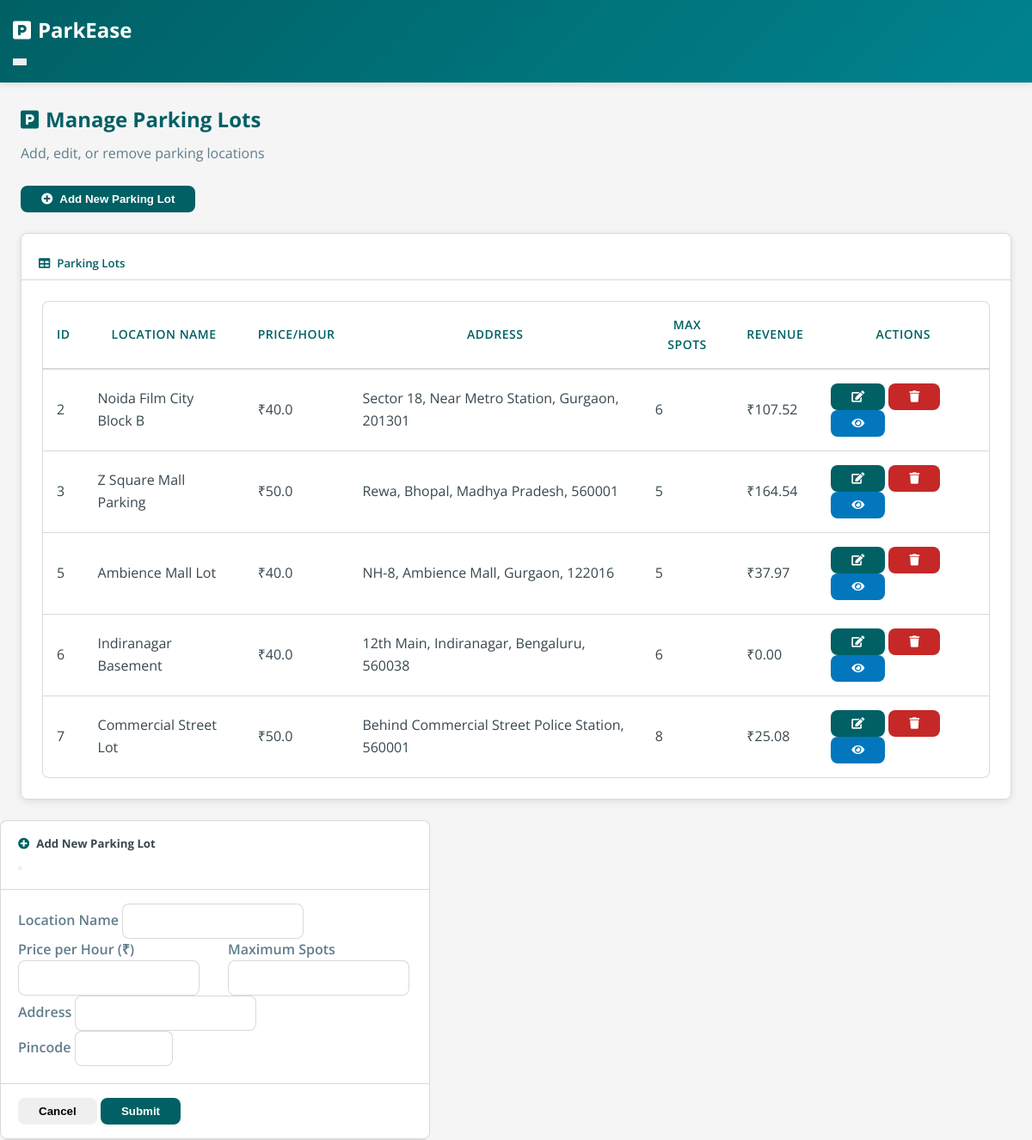
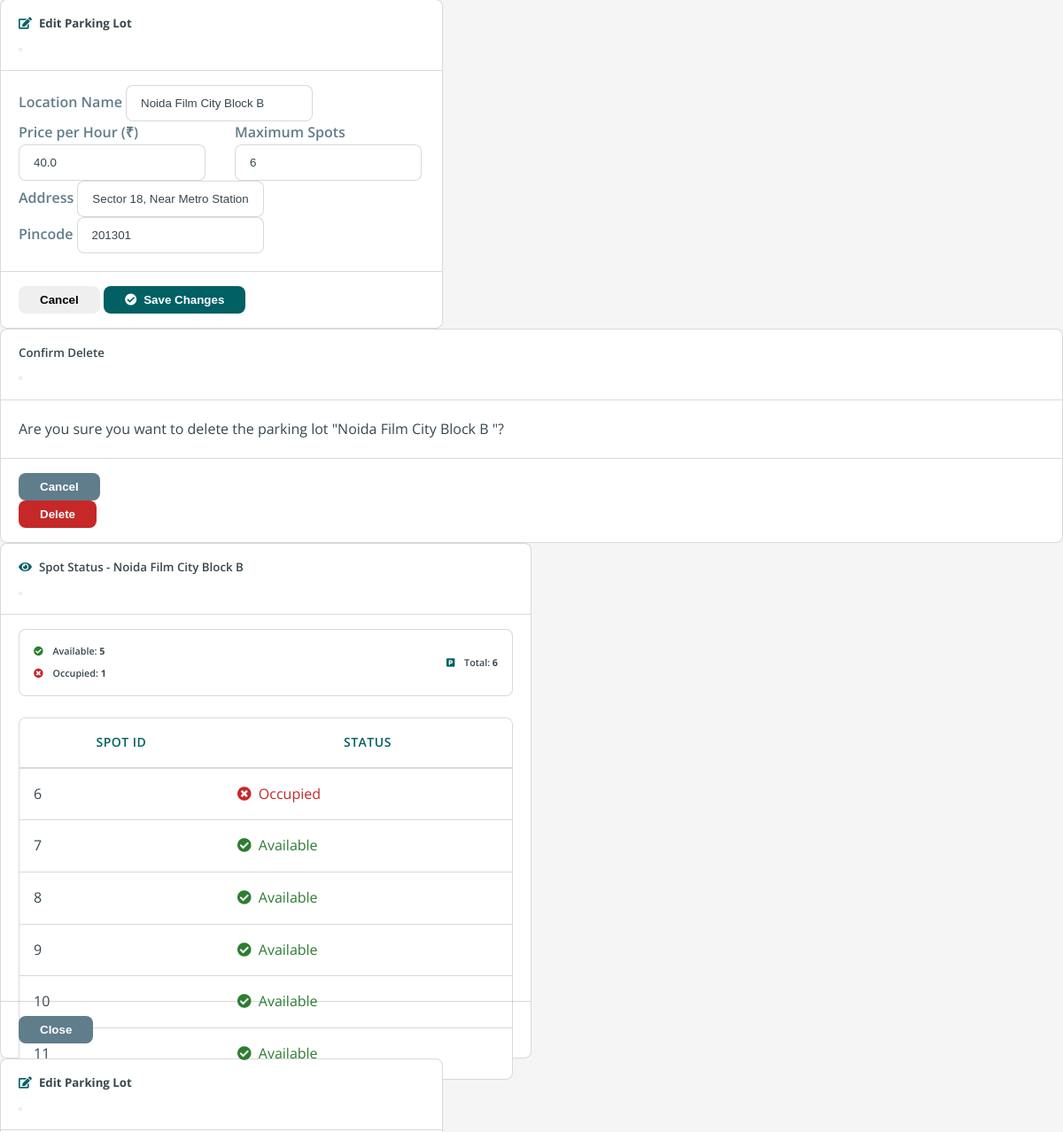
/admin/parking_lots (signed in, upper part), run on an earlier commit of the app's database (2 pictures, top to bottom).
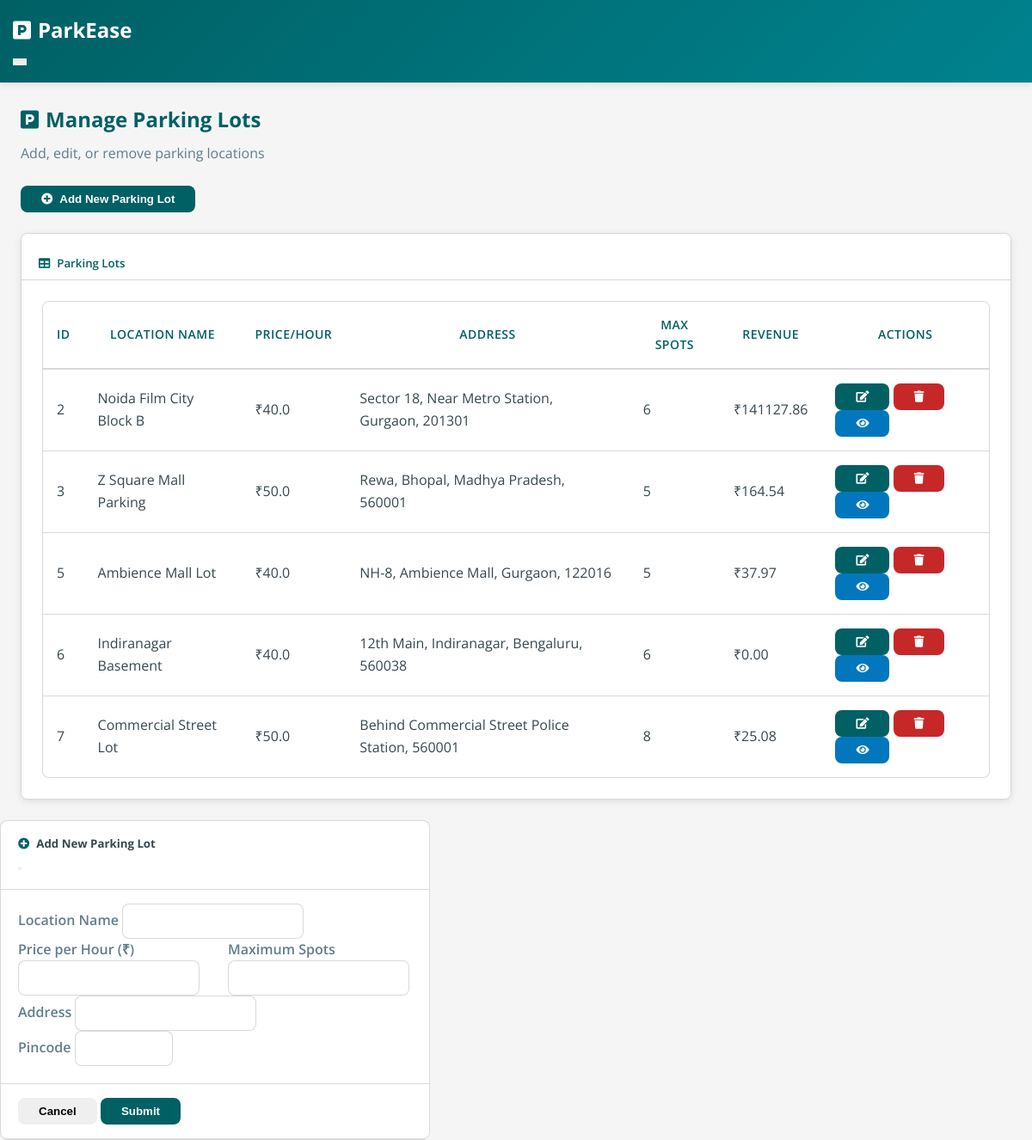
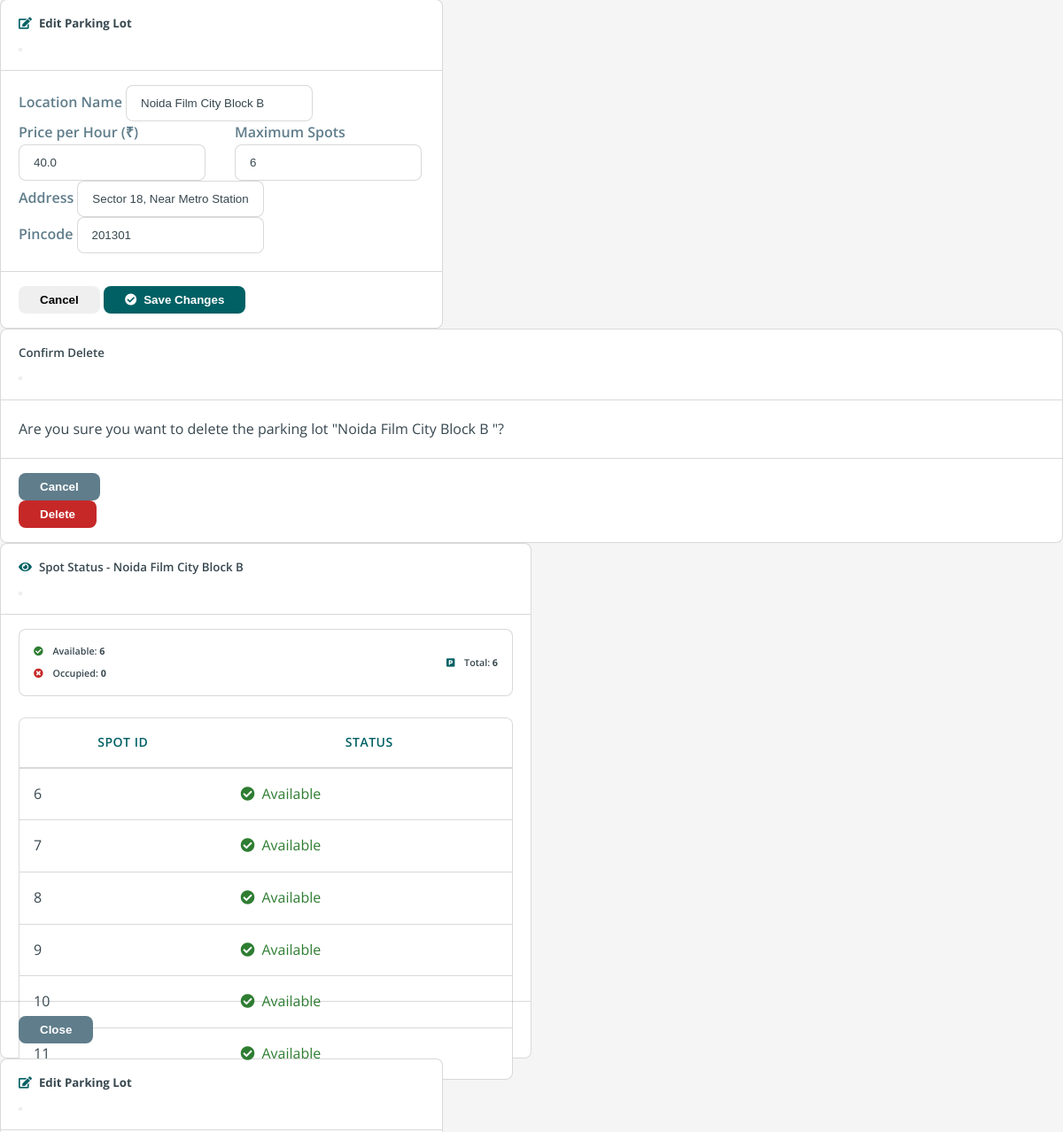
And on a later commit of the database (2 pictures, top to bottom).
### models.py (models this page shows, shortened)
class ParkingLot(db.Model):
    __tablename__ = 'parking_lots'
    id = db.Column(db.Integer, primary_key=True)
    prime_location_name = db.Column(db.String(100), nullable=False)
    price = db.Column(db.Float, nullable=False)  # Price per hour
    address = db.Column(db.String(200), nullable=False)
    pincode = db.Column(db.Integer, nullable=False)
    max_spots = db.Column(db.Integer, nullable=False)
    created_at = db.Column(db.DateTime, default=datetime.utcnow)
    spots = db.relationship('ParkingSpot', backref='parking_lot', lazy=True, cascade='all, delete-orphan')

class ParkingSpot(db.Model):
    __tablename__ = 'parking_spots'
    id = db.Column(db.Integer, primary_key=True)
    lot_id = db.Column(db.Integer, db.ForeignKey('parking_lots.id'), nullable=False)
    status = db.Column(db.String(1), nullable=False, default='A')  # A = Available, O = Occupied
    reservations = db.relationship('Reservation', backref='parking_spot', lazy=True)

### routes/admin/parking_lots.py (the view, shortened to what this page needs)
@admin_bp.route('/parking_lots', methods=['GET', 'POST'])
@login_required
def admin_parking_lots():
    if session.get('user_type') != 'admin':
        flash('Access denied', 'danger')
        return redirect(url_for('main.index'))
    form = ParkingLotForm()
    parking_lots_query = db.session.query(
        ParkingLot, func.count(ParkingSpot.id).label('total_spots'),
        func.sum(case((ParkingSpot.status == 'O', 1), else_=0)).label('occupied_spots')
    ).outerjoin(
        ParkingSpot, ParkingLot.id == ParkingSpot.lot_id
    ).group_by(
        ParkingLot.id
    ).all()
    parking_lots = [lot for lot, _, _ in parking_lots_query]
    lot_revenues = {}
    for lot in parking_lots:
        revenue = db.session.query(func.sum(ParkingSpot.reservations.property.mapper.class_.parking_cost)).join(ParkingSpot).filter(ParkingSpot.lot_id == lot.id).scalar() or 0
        lot_revenues[lot.id] = revenue
    return render_template('admin/admin_parking_lots.html', form=form, parking_lots=parking_lots, lot_revenues=lot_revenues)

### forms.py
class ParkingLotForm(FlaskForm):
    prime_location_name = StringField('Location Name', validators=[DataRequired()])
    price = FloatField('Price per Hour', validators=[DataRequired(), NumberRange(min=0.1)])
    address = StringField('Address', validators=[DataRequired()])
    pincode = IntegerField('Pincode', validators=[
        DataRequired(),
        NumberRange(min=100000, max=999999, message='Pincode must be a 6-digit number')
    ])
    max_spots = IntegerField('Maximum Spots', validators=[DataRequired(), NumberRange(min=1)])
    submit = SubmitField('Submit')

### app.py (called while the page is built)
@login_manager.user_loader
def load_user(user_id):
    if session.get('user_type') == 'admin':
        return Admin.query.get(int(user_id))
    return User.query.get(int(user_id))

### templates/admin/admin_parking_lots.html (shortened to what the changed rows need)
{% extends 'main/base.html' %}
{% block content %}
<div class="container-fluid px-4 px-md-5 py-4">
    <div class="row mb-4">
        <div class="col-12">
            <h2 class="fw-bold mb-2" style="color: var(--primary-color);">
                <i class="fas fa-parking me-2"></i>Manage Parking Lots
            </h2>
        </div>
    </div>
    <div class="row">
        <div class="col-12">
            <div class="card bg-white rounded shadow">
                <div class="card-body p-4">
                    <div class="table-responsive">
                        <table class="table admin-table" id="dataTable" width="100%" cellspacing="0">
                            <thead>
                                <tr>
                                    <th class="">ID</th>
                                    <th class="">Location Name</th>
                                    <th class="">Price/Hour</th>
                                    <th class="">Address</th>
                                    <th class="">Max Spots</th>
                                    <th class="">Revenue</th>
                                    <th class="">Actions</th>
                                </tr>
                            </thead>
                            <tbody>
                                {% for lot in parking_lots %}
                                <tr>
                                    <td class="">{{ lot.id }}</td>
                                    <td class="">{{ lot.prime_location_name }}</td>
                                    <td class="">₹{{ lot.price }}</td>
                                    <td class="">{{ lot.address }}, {{ lot.pincode }}</td>
                                    <td class="">{{ lot.max_spots }}</td>
                                    <td class="">₹{{ '%.2f' % lot_revenues[lot.id] }}</td>
                                    <td>
                                        <div class="action-buttons">
                                            <button type="button" class="btn btn-sm btn-primary btn-action"
                                                    data-bs-toggle="modal"
                                                    data-bs-target="#editParkingLotModal{{ lot.id }}"
                                                    title="Edit Parking Lot"
                                                    {% if lot.spots|selectattr('status', 'equalto', 'O')|list|length > 0 %}
                                                    disabled
                                                    data-bs-toggle="tooltip"
                                                    data-bs-placement="top"
                                                    title="Cannot modify parking lot while it has active/occupied spots"
                                                    {% endif %}>
                                                <i class="fas fa-edit"></i>
                                            </button>
                                            <button type="button" class="btn btn-sm btn-danger btn-action"
                                                    data-bs-toggle="modal"
                                                    data-bs-target="#deleteModal{{ lot.id }}"
                                                    title="Delete Parking Lot"
                                                    {% if lot.spots|selectattr('status', 'equalto', 'O')|list|length > 0 %}
                                                    disabled
                                                    data-bs-toggle="tooltip"
                                                    data-bs-placement="top"
                                                    title="Cannot delete parking lot while it has active/occupied spots"
                                                    {% endif %}>
                                                <i class="fas fa-trash"></i>
                                            </button>
                                            <button type="button" class="btn btn-sm btn-info btn-action"
                                                    data-bs-toggle="modal"
                                                    data-bs-target="#checkSpotsModal{{ lot.id }}"
                                                    title="Check Spots Status">
                                                <i class="fas fa-eye"></i>
                                            </button>
                                        </div>
                                    </td>
                                </tr>
                                {% endfor %}
                            </tbody>
                        </table>
                    </div>
                </div>
            </div>
        </div>
    </div>
</div>
{% for lot in parking_lots %}
<div class="modal fade" id="editParkingLotModal{{ lot.id }}" tabindex="-1" aria-labelledby="editParkingLotModalLabel{{ lot.id }}" aria-hidden="true">
    <div class="modal-dialog modal-dialog-centered" style="max-width: 500px;">
        <div class="modal-content">
            <form method="POST" action="{{ url_for('admin.edit_parking_lot', lot_id=lot.id) }}">
                <div class="modal-header border-0 pb-0">
                    <h5 class="modal-title fw-bold" id="editParkingLotModalLabel{{ lot.id }}">
                        <i class="fas fa-edit me-2 text-primary"></i>Edit Parking Lot
                    </h5>
                    <button type="button" class="btn-close" data-bs-dismiss="modal" aria-label="Close"></button>
                </div>
                <div class="modal-body pt-3">
                    <div class="row g-3">
                        <div class="col-12">
                            <label for="edit_prime_location_name{{ lot.id }}" class="form-label small text-muted">Location Name</label>
                            <input type="text" class="form-control form-control-lg" id="edit_prime_location_name{{ lot.id }}"
                                   name="prime_location_name" value="{{ lot.prime_location_name }}" required>
                        </div>
                        <div class="col-md-6">
                            <label for="edit_price{{ lot.id }}" class="form-label small text-muted">Price per Hour (₹)</label>
                            <input type="number" class="form-control form-control-lg" id="edit_price{{ lot.id }}"
                                   name="price" value="{{ lot.price }}" required>
                        </div>
                        <div class="col-md-6">
                            <label for="edit_max_spots{{ lot.id }}" class="form-label small text-muted">Maximum Spots</label>
                            <input type="number" class="form-control form-control-lg" id="edit_max_spots{{ lot.id }}"
                                   name="max_spots" value="{{ lot.max_spots }}" required>
                        </div>
                        <div class="col-12">
                            <label for="edit_address{{ lot.id }}" class="form-label small text-muted">Address</label>
                            <input type="text" class="form-control form-control-lg" id="edit_address{{ lot.id }}"
                                   name="address" value="{{ lot.address }}" required>
                        </div>
                        <div class="col-12">
                            <label for="edit_pincode{{ lot.id }}" class="form-label small text-muted">Pincode</label>
                            <input type="text" class="form-control form-control-lg" id="edit_pincode{{ lot.id }}"
                                   name="pincode" value="{{ lot.pincode }}" required>
                        </div>
                    </div>
                </div>
                <div class="modal-footer border-0 pt-0">
                    <button type="button" class="btn btn-light" data-bs-dismiss="modal">Cancel</button>
                    <button type="submit" class="btn btn-primary">
                        <i class="fas fa-check-circle me-2"></i>Save Changes
                    </button>
                </div>
            </form>
        </div>
    </div>
</div>
<div class="modal fade" id="deleteModal{{ lot.id }}" tabindex="-1" aria-labelledby="deleteModalLabel{{ lot.id }}" aria-hidden="true">
    <div class="modal-dialog">
        <div class="modal-content">
            <div class="modal-header">
                <h5 class="modal-title" id="deleteModalLabel{{ lot.id }}">Confirm Delete</h5>
                <button type="button" class="btn-close" data-bs-dismiss="modal" aria-label="Close"></button>
            </div>
            <div class="modal-body">
                Are you sure you want to delete the parking lot "{{ lot.prime_location_name }}"?
            </div>
            <div class="modal-footer">
                <button type="button" class="btn btn-secondary" data-bs-dismiss="modal">Cancel</button>
                <form action="{{ url_for('admin.delete_parking_lot', lot_id=lot.id) }}" method="POST">
                    <button type="submit" class="btn btn-danger">Delete</button>
                </form>
            </div>
        </div>
    </div>
</div>
<div class="modal fade" id="checkSpotsModal{{ lot.id }}" tabindex="-1" aria-labelledby="checkSpotsModalLabel{{ lot.id }}" aria-hidden="true">
    <div class="modal-dialog modal-dialog-centered" style="max-width: 600px;">
        <div class="modal-content">
            <div class="modal-header border-0 pb-0">
                <h5 class="modal-title" id="checkSpotsModalLabel{{ lot.id }}">
                    <i class="fas fa-eye me-2 text-primary"></i>Spot Status - {{ lot.prime_location_name }}
                </h5>
                <button type="button" class="btn-close" data-bs-dismiss="modal" aria-label="Close"></button>
            </div>
            <div class="modal-body pt-3">
                <div class="spot-summary mb-4 p-3 rounded" style="background-color: var(--card-bg); border: 1px solid var(--border-color);">
                    <div class="d-flex justify-content-between align-items-center">
                        <div>
                            <h6 class="mb-2">
                                <i class="fas fa-check-circle text-success me-2"></i>
                                Available: <span class="fw-bold">{{ lot.spots|selectattr('status', 'equalto', 'A')|list|length }}</span>
                            </h6>
                            <h6 class="mb-0">
                                <i class="fas fa-times-circle text-danger me-2"></i>
                                Occupied: <span class="fw-bold">{{ lot.spots|selectattr('status', 'equalto', 'O')|list|length }}</span>
                            </h6>
                        </div>
                        <h6 class="mb-0">
                            <i class="fas fa-parking text-primary me-2"></i>
                            Total: <span class="fw-bold">{{ lot.spots|length }}</span>
                        </h6>
                    </div>
                </div>
                <div class="table-responsive" style="max-height: 300px;">
                    <table class="table table-hover">
                        <thead>
                            <tr>
                                <th>Spot ID</th>
                                <th>Status</th>
                            </tr>
                        </thead>
                        <tbody>
                            {% for spot in lot.spots %}
                            <tr class="{{ 'table-danger' if spot.status == 'O' else 'table-success' }}">
                                <td>{{ spot.id }}</td>
                                <td>
                                    {% if spot.status == 'O' %}
                                    <span class="text-danger"><i class="fas fa-times-circle me-2"></i>Occupied</span>
                                    {% else %}
                                    <span class="text-success"><i class="fas fa-check-circle me-2"></i>Available</span>
                                    {% endif %}
                                </td>
                            </tr>
                            {% endfor %}
                        </tbody>
                    </table>
                </div>
            </div>
            <div class="modal-footer border-0 pt-3">
                <button type="button" class="btn btn-secondary" data-bs-dismiss="modal">Close</button>
            </div>
        </div>
    </div>
</div>
{% endfor %}
{% endblock %}

What changed in the data, as far as the page shows it:
computed for ParkingLot "Noida Film City Block B": id "107.52" → "141127.86"; spots|selectattr "5" → "6"; spots|selectattr "1" → "0"
changed ParkingSpot id 6: status "Occupied" → "Available"
